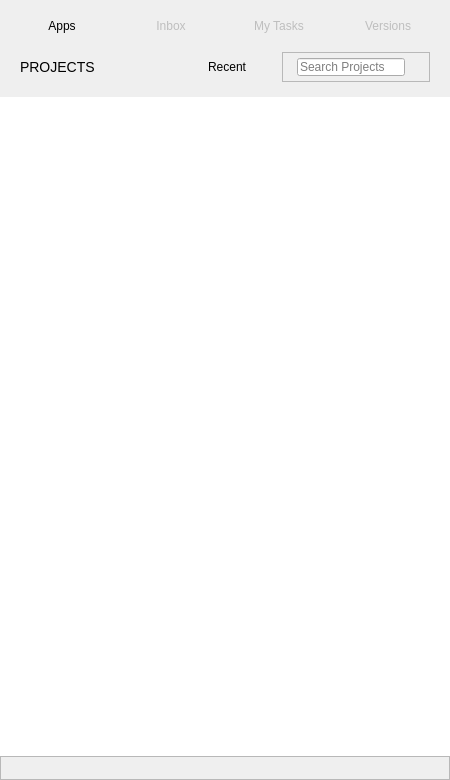
<?xml version="1.0" encoding="UTF-8"?>
<ui version="4.0">
 <class>DesktopWindow</class>
 <widget class="QMainWindow" name="DesktopWindow">
  <property name="geometry">
   <rect>
    <x>0</x>
    <y>0</y>
    <width>450</width>
    <height>780</height>
   </rect>
  </property>
  <property name="minimumSize">
   <size>
    <width>450</width>
    <height>780</height>
   </size>
  </property>
  <property name="maximumSize">
   <size>
    <width>450</width>
    <height>780</height>
   </size>
  </property>
  <property name="windowTitle">
   <string>System Tray</string>
  </property>
  <property name="windowIcon">
   <iconset resource="resources.qrc">
    <normaloff>:/res/default_systray_icon.png</normaloff>:/res/default_systray_icon.png</iconset>
  </property>
  <property name="styleSheet">
   <string notr="true"/>
  </property>
  <property name="dockNestingEnabled">
   <bool>false</bool>
  </property>
  <widget class="QWidget" name="center">
   <property name="sizePolicy">
    <sizepolicy hsizetype="Preferred" vsizetype="Preferred">
     <horstretch>0</horstretch>
     <verstretch>0</verstretch>
    </sizepolicy>
   </property>
   <layout class="QVBoxLayout" name="border_layout">
    <property name="spacing">
     <number>0</number>
    </property>
    <property name="leftMargin">
     <number>0</number>
    </property>
    <property name="topMargin">
     <number>15</number>
    </property>
    <property name="rightMargin">
     <number>0</number>
    </property>
    <property name="bottomMargin">
     <number>0</number>
    </property>
    <item>
     <widget class="QFrame" name="header">
      <property name="frameShape">
       <enum>QFrame::NoFrame</enum>
      </property>
      <property name="frameShadow">
       <enum>QFrame::Raised</enum>
      </property>
      <layout class="QHBoxLayout" name="horizontalLayout_2" stretch="0,0,0,0,0,0,0,0,0">
       <property name="spacing">
        <number>-1</number>
       </property>
       <property name="margin">
        <number>0</number>
       </property>
       <item>
        <spacer name="header_spacer_4">
         <property name="orientation">
          <enum>Qt::Horizontal</enum>
         </property>
         <property name="sizeHint" stdset="0">
          <size>
           <width>40</width>
           <height>20</height>
          </size>
         </property>
        </spacer>
       </item>
       <item>
        <widget class="QPushButton" name="apps_button">
         <property name="sizePolicy">
          <sizepolicy hsizetype="Minimum" vsizetype="Fixed">
           <horstretch>0</horstretch>
           <verstretch>0</verstretch>
          </sizepolicy>
         </property>
         <property name="minimumSize">
          <size>
           <width>0</width>
           <height>0</height>
          </size>
         </property>
         <property name="mouseTracking">
          <bool>true</bool>
         </property>
         <property name="text">
          <string>Apps</string>
         </property>
         <property name="flat">
          <bool>true</bool>
         </property>
        </widget>
       </item>
       <item>
        <spacer name="header_spacer_1">
         <property name="orientation">
          <enum>Qt::Horizontal</enum>
         </property>
         <property name="sizeHint" stdset="0">
          <size>
           <width>40</width>
           <height>20</height>
          </size>
         </property>
        </spacer>
       </item>
       <item>
        <widget class="QPushButton" name="inbox_button">
         <property name="enabled">
          <bool>false</bool>
         </property>
         <property name="sizePolicy">
          <sizepolicy hsizetype="Minimum" vsizetype="Fixed">
           <horstretch>0</horstretch>
           <verstretch>0</verstretch>
          </sizepolicy>
         </property>
         <property name="minimumSize">
          <size>
           <width>0</width>
           <height>0</height>
          </size>
         </property>
         <property name="mouseTracking">
          <bool>true</bool>
         </property>
         <property name="text">
          <string>Inbox</string>
         </property>
         <property name="flat">
          <bool>true</bool>
         </property>
        </widget>
       </item>
       <item>
        <spacer name="header_spacer_2">
         <property name="orientation">
          <enum>Qt::Horizontal</enum>
         </property>
         <property name="sizeHint" stdset="0">
          <size>
           <width>40</width>
           <height>20</height>
          </size>
         </property>
        </spacer>
       </item>
       <item>
        <widget class="QPushButton" name="my_tasks_button">
         <property name="enabled">
          <bool>false</bool>
         </property>
         <property name="sizePolicy">
          <sizepolicy hsizetype="Minimum" vsizetype="Fixed">
           <horstretch>0</horstretch>
           <verstretch>0</verstretch>
          </sizepolicy>
         </property>
         <property name="minimumSize">
          <size>
           <width>0</width>
           <height>0</height>
          </size>
         </property>
         <property name="mouseTracking">
          <bool>true</bool>
         </property>
         <property name="text">
          <string>My Tasks</string>
         </property>
         <property name="flat">
          <bool>true</bool>
         </property>
        </widget>
       </item>
       <item>
        <spacer name="header_spacer_3">
         <property name="orientation">
          <enum>Qt::Horizontal</enum>
         </property>
         <property name="sizeHint" stdset="0">
          <size>
           <width>40</width>
           <height>20</height>
          </size>
         </property>
        </spacer>
       </item>
       <item>
        <widget class="QPushButton" name="versions_button">
         <property name="enabled">
          <bool>false</bool>
         </property>
         <property name="sizePolicy">
          <sizepolicy hsizetype="Minimum" vsizetype="Fixed">
           <horstretch>0</horstretch>
           <verstretch>0</verstretch>
          </sizepolicy>
         </property>
         <property name="minimumSize">
          <size>
           <width>0</width>
           <height>0</height>
          </size>
         </property>
         <property name="mouseTracking">
          <bool>true</bool>
         </property>
         <property name="text">
          <string>Versions</string>
         </property>
         <property name="flat">
          <bool>true</bool>
         </property>
        </widget>
       </item>
       <item>
        <spacer name="header_spacer_5">
         <property name="orientation">
          <enum>Qt::Horizontal</enum>
         </property>
         <property name="sizeHint" stdset="0">
          <size>
           <width>40</width>
           <height>20</height>
          </size>
         </property>
        </spacer>
       </item>
      </layout>
     </widget>
    </item>
    <item>
     <widget class="QStackedWidget" name="stack">
      <property name="currentIndex">
       <number>0</number>
      </property>
      <widget class="QWidget" name="project_browser_page">
       <layout class="QVBoxLayout" name="verticalLayout">
        <property name="spacing">
         <number>0</number>
        </property>
        <property name="margin">
         <number>0</number>
        </property>
        <item>
         <widget class="QFrame" name="subheader">
          <property name="sizePolicy">
           <sizepolicy hsizetype="Preferred" vsizetype="Minimum">
            <horstretch>0</horstretch>
            <verstretch>0</verstretch>
           </sizepolicy>
          </property>
          <property name="maximumSize">
           <size>
            <width>16777215</width>
            <height>60</height>
           </size>
          </property>
          <property name="styleSheet">
           <string notr="true"/>
          </property>
          <property name="frameShape">
           <enum>QFrame::NoFrame</enum>
          </property>
          <property name="frameShadow">
           <enum>QFrame::Plain</enum>
          </property>
          <property name="lineWidth">
           <number>1</number>
          </property>
          <property name="midLineWidth">
           <number>0</number>
          </property>
          <layout class="QHBoxLayout" name="horizontalLayout">
           <property name="spacing">
            <number>15</number>
           </property>
           <property name="leftMargin">
            <number>20</number>
           </property>
           <property name="topMargin">
            <number>15</number>
           </property>
           <property name="rightMargin">
            <number>20</number>
           </property>
           <property name="bottomMargin">
            <number>15</number>
           </property>
           <item>
            <widget class="QLabel" name="subheader_label">
             <property name="font">
              <font/>
             </property>
             <property name="mouseTracking">
              <bool>true</bool>
             </property>
             <property name="text">
              <string>&lt;big&gt;PROJECTS&lt;/big&gt;</string>
             </property>
             <property name="textInteractionFlags">
              <set>Qt::NoTextInteraction</set>
             </property>
            </widget>
           </item>
           <item>
            <spacer name="spacer">
             <property name="orientation">
              <enum>Qt::Horizontal</enum>
             </property>
             <property name="sizeHint" stdset="0">
              <size>
               <width>40</width>
               <height>20</height>
              </size>
             </property>
            </spacer>
           </item>
           <item>
            <widget class="QPushButton" name="project_button">
             <property name="text">
              <string>Recent</string>
             </property>
             <property name="flat">
              <bool>true</bool>
             </property>
            </widget>
           </item>
           <item>
            <widget class="QFrame" name="search_frame">
             <property name="frameShape">
              <enum>QFrame::StyledPanel</enum>
             </property>
             <property name="frameShadow">
              <enum>QFrame::Raised</enum>
             </property>
             <property name="collapsed" stdset="0">
              <bool>false</bool>
             </property>
             <layout class="QHBoxLayout" name="horizontalLayout_6">
              <property name="spacing">
               <number>2</number>
              </property>
              <property name="margin">
               <number>5</number>
              </property>
              <item>
               <widget class="QLabel" name="search_magnifier">
                <property name="sizePolicy">
                 <sizepolicy hsizetype="Fixed" vsizetype="Fixed">
                  <horstretch>0</horstretch>
                  <verstretch>0</verstretch>
                 </sizepolicy>
                </property>
                <property name="maximumSize">
                 <size>
                  <width>17</width>
                  <height>17</height>
                 </size>
                </property>
                <property name="text">
                 <string/>
                </property>
                <property name="pixmap">
                 <pixmap resource="resources.qrc">:/res/search.png</pixmap>
                </property>
                <property name="scaledContents">
                 <bool>true</bool>
                </property>
               </widget>
              </item>
              <item>
               <widget class="QLineEdit" name="search_text">
                <property name="placeholderText">
                 <string>Search Projects</string>
                </property>
               </widget>
              </item>
              <item>
               <widget class="QPushButton" name="search_button">
                <property name="maximumSize">
                 <size>
                  <width>17</width>
                  <height>17</height>
                 </size>
                </property>
                <property name="text">
                 <string/>
                </property>
                <property name="icon">
                 <iconset resource="resources.qrc">
                  <normaloff>:/res/x.png</normaloff>:/res/x.png</iconset>
                </property>
                <property name="iconSize">
                 <size>
                  <width>17</width>
                  <height>17</height>
                 </size>
                </property>
                <property name="flat">
                 <bool>true</bool>
                </property>
               </widget>
              </item>
             </layout>
            </widget>
           </item>
          </layout>
         </widget>
        </item>
        <item>
         <widget class="QListView" name="projects">
          <property name="sizePolicy">
           <sizepolicy hsizetype="Expanding" vsizetype="MinimumExpanding">
            <horstretch>0</horstretch>
            <verstretch>0</verstretch>
           </sizepolicy>
          </property>
          <property name="mouseTracking">
           <bool>true</bool>
          </property>
          <property name="frameShape">
           <enum>QFrame::NoFrame</enum>
          </property>
          <property name="frameShadow">
           <enum>QFrame::Plain</enum>
          </property>
          <property name="lineWidth">
           <number>0</number>
          </property>
          <property name="editTriggers">
           <set>QAbstractItemView::NoEditTriggers</set>
          </property>
          <property name="showDropIndicator" stdset="0">
           <bool>false</bool>
          </property>
          <property name="selectionMode">
           <enum>QAbstractItemView::SingleSelection</enum>
          </property>
          <property name="movement">
           <enum>QListView::Static</enum>
          </property>
          <property name="flow">
           <enum>QListView::LeftToRight</enum>
          </property>
          <property name="isWrapping" stdset="0">
           <bool>true</bool>
          </property>
          <property name="resizeMode">
           <enum>QListView::Fixed</enum>
          </property>
          <property name="layoutMode">
           <enum>QListView::Batched</enum>
          </property>
          <property name="spacing">
           <number>16</number>
          </property>
          <property name="viewMode">
           <enum>QListView::IconMode</enum>
          </property>
          <property name="uniformItemSizes">
           <bool>true</bool>
          </property>
          <property name="selectionRectVisible">
           <bool>false</bool>
          </property>
         </widget>
        </item>
       </layout>
      </widget>
      <widget class="QWidget" name="project_page">
       <layout class="QVBoxLayout" name="verticalLayout_2" stretch="0,0,0">
        <property name="spacing">
         <number>0</number>
        </property>
        <property name="margin">
         <number>0</number>
        </property>
        <item>
         <widget class="QFrame" name="recents_shelf">
          <property name="sizePolicy">
           <sizepolicy hsizetype="Preferred" vsizetype="Fixed">
            <horstretch>0</horstretch>
            <verstretch>0</verstretch>
           </sizepolicy>
          </property>
          <property name="maximumSize">
           <size>
            <width>16777215</width>
            <height>120</height>
           </size>
          </property>
          <property name="frameShape">
           <enum>QFrame::NoFrame</enum>
          </property>
          <property name="frameShadow">
           <enum>QFrame::Plain</enum>
          </property>
          <property name="lineWidth">
           <number>0</number>
          </property>
          <layout class="QHBoxLayout" name="horizontalLayout_5" stretch="0,0">
           <property name="spacing">
            <number>5</number>
           </property>
           <property name="leftMargin">
            <number>20</number>
           </property>
           <property name="topMargin">
            <number>20</number>
           </property>
           <property name="rightMargin">
            <number>5</number>
           </property>
           <property name="bottomMargin">
            <number>5</number>
           </property>
           <item>
            <widget class="QListView" name="recent_projects">
             <property name="sizePolicy">
              <sizepolicy hsizetype="MinimumExpanding" vsizetype="MinimumExpanding">
               <horstretch>0</horstretch>
               <verstretch>0</verstretch>
              </sizepolicy>
             </property>
             <property name="frameShape">
              <enum>QFrame::NoFrame</enum>
             </property>
             <property name="frameShadow">
              <enum>QFrame::Plain</enum>
             </property>
             <property name="lineWidth">
              <number>0</number>
             </property>
             <property name="verticalScrollBarPolicy">
              <enum>Qt::ScrollBarAlwaysOff</enum>
             </property>
             <property name="editTriggers">
              <set>QAbstractItemView::NoEditTriggers</set>
             </property>
             <property name="showDropIndicator" stdset="0">
              <bool>false</bool>
             </property>
             <property name="dragDropMode">
              <enum>QAbstractItemView::DragDrop</enum>
             </property>
             <property name="isWrapping" stdset="0">
              <bool>false</bool>
             </property>
             <property name="resizeMode">
              <enum>QListView::Fixed</enum>
             </property>
             <property name="layoutMode">
              <enum>QListView::SinglePass</enum>
             </property>
             <property name="spacing">
              <number>10</number>
             </property>
             <property name="gridSize">
              <size>
               <width>100</width>
               <height>140</height>
              </size>
             </property>
             <property name="viewMode">
              <enum>QListView::IconMode</enum>
             </property>
             <property name="uniformItemSizes">
              <bool>true</bool>
             </property>
             <property name="wordWrap">
              <bool>true</bool>
             </property>
            </widget>
           </item>
           <item>
            <widget class="QPushButton" name="all_projects_button">
             <property name="text">
              <string/>
             </property>
             <property name="icon">
              <iconset resource="resources.qrc">
               <normaloff>:/res/ellipses.png</normaloff>:/res/ellipses.png</iconset>
             </property>
             <property name="iconSize">
              <size>
               <width>60</width>
               <height>60</height>
              </size>
             </property>
             <property name="flat">
              <bool>true</bool>
             </property>
            </widget>
           </item>
          </layout>
         </widget>
        </item>
        <item>
         <widget class="QFrame" name="project_subheader">
          <property name="sizePolicy">
           <sizepolicy hsizetype="Preferred" vsizetype="Preferred">
            <horstretch>0</horstretch>
            <verstretch>0</verstretch>
           </sizepolicy>
          </property>
          <property name="maximumSize">
           <size>
            <width>16777215</width>
            <height>60</height>
           </size>
          </property>
          <property name="styleSheet">
           <string notr="true"/>
          </property>
          <property name="frameShape">
           <enum>QFrame::NoFrame</enum>
          </property>
          <property name="frameShadow">
           <enum>QFrame::Plain</enum>
          </property>
          <property name="lineWidth">
           <number>1</number>
          </property>
          <property name="midLineWidth">
           <number>0</number>
          </property>
          <layout class="QHBoxLayout" name="horizontalLayout_4">
           <property name="spacing">
            <number>0</number>
           </property>
           <property name="leftMargin">
            <number>20</number>
           </property>
           <property name="topMargin">
            <number>0</number>
           </property>
           <property name="rightMargin">
            <number>20</number>
           </property>
           <property name="bottomMargin">
            <number>0</number>
           </property>
           <item>
            <widget class="QPushButton" name="project_arrow">
             <property name="maximumSize">
              <size>
               <width>30</width>
               <height>62</height>
              </size>
             </property>
             <property name="text">
              <string/>
             </property>
             <property name="icon">
              <iconset resource="resources.qrc">
               <normaloff>:/res/down_carat.png</normaloff>:/res/down_carat.png</iconset>
             </property>
             <property name="iconSize">
              <size>
               <width>20</width>
               <height>20</height>
              </size>
             </property>
             <property name="flat">
              <bool>true</bool>
             </property>
            </widget>
           </item>
           <item>
            <widget class="QPushButton" name="project_icon">
             <property name="maximumSize">
              <size>
               <width>42</width>
               <height>62</height>
              </size>
             </property>
             <property name="text">
              <string/>
             </property>
             <property name="icon">
              <iconset resource="resources.qrc">
               <normaloff>:/res/missing_thumbnail_project.png</normaloff>:/res/missing_thumbnail_project.png</iconset>
             </property>
             <property name="iconSize">
              <size>
               <width>32</width>
               <height>32</height>
              </size>
             </property>
             <property name="flat">
              <bool>true</bool>
             </property>
            </widget>
           </item>
           <item>
            <widget class="QPushButton" name="project_name">
             <property name="sizePolicy">
              <sizepolicy hsizetype="Expanding" vsizetype="Expanding">
               <horstretch>0</horstretch>
               <verstretch>0</verstretch>
              </sizepolicy>
             </property>
             <property name="text">
              <string>Project</string>
             </property>
             <property name="flat">
              <bool>true</bool>
             </property>
            </widget>
           </item>
           <item>
            <widget class="QPushButton" name="project_menu">
             <property name="sizePolicy">
              <sizepolicy hsizetype="Fixed" vsizetype="Fixed">
               <horstretch>0</horstretch>
               <verstretch>0</verstretch>
              </sizepolicy>
             </property>
             <property name="maximumSize">
              <size>
               <width>35</width>
               <height>35</height>
              </size>
             </property>
             <property name="text">
              <string/>
             </property>
             <property name="flat">
              <bool>true</bool>
             </property>
            </widget>
           </item>
          </layout>
         </widget>
        </item>
        <item>
         <widget class="ProjectCommandsWidget" name="project_commands" native="true">
          <property name="sizePolicy">
           <sizepolicy hsizetype="Preferred" vsizetype="MinimumExpanding">
            <horstretch>0</horstretch>
            <verstretch>0</verstretch>
           </sizepolicy>
          </property>
          <property name="styleSheet">
           <string notr="true"/>
          </property>
         </widget>
        </item>
       </layout>
      </widget>
     </widget>
    </item>
    <item>
     <widget class="QFrame" name="footer">
      <property name="frameShape">
       <enum>QFrame::StyledPanel</enum>
      </property>
      <property name="frameShadow">
       <enum>QFrame::Raised</enum>
      </property>
      <layout class="QHBoxLayout" name="horizontalLayout_3">
       <property name="spacing">
        <number>0</number>
       </property>
       <property name="leftMargin">
        <number>5</number>
       </property>
       <property name="topMargin">
        <number>0</number>
       </property>
       <property name="rightMargin">
        <number>5</number>
       </property>
       <property name="bottomMargin">
        <number>0</number>
       </property>
       <item>
        <widget class="QPushButton" name="shotgun_button">
         <property name="maximumSize">
          <size>
           <width>122</width>
           <height>16</height>
          </size>
         </property>
         <property name="text">
          <string/>
         </property>
         <property name="icon">
          <iconset resource="resources.qrc">
           <normaloff>:/res/shotgun_logo_light_medium.png</normaloff>:/res/shotgun_logo_light_medium.png</iconset>
         </property>
         <property name="iconSize">
          <size>
           <width>122</width>
           <height>16</height>
          </size>
         </property>
         <property name="flat">
          <bool>true</bool>
         </property>
        </widget>
       </item>
       <item>
        <widget class="QPushButton" name="shotgun_arrow">
         <property name="sizePolicy">
          <sizepolicy hsizetype="Minimum" vsizetype="Minimum">
           <horstretch>0</horstretch>
           <verstretch>0</verstretch>
          </sizepolicy>
         </property>
         <property name="maximumSize">
          <size>
           <width>20</width>
           <height>20</height>
          </size>
         </property>
         <property name="text">
          <string/>
         </property>
         <property name="icon">
          <iconset resource="resources.qrc">
           <normaloff>:/res/up_right_arrow.png</normaloff>:/res/up_right_arrow.png</iconset>
         </property>
         <property name="flat">
          <bool>true</bool>
         </property>
        </widget>
       </item>
       <item>
        <spacer name="footer_spacer">
         <property name="orientation">
          <enum>Qt::Horizontal</enum>
         </property>
         <property name="sizeHint" stdset="0">
          <size>
           <width>173</width>
           <height>20</height>
          </size>
         </property>
        </spacer>
       </item>
       <item>
        <widget class="QPushButton" name="user_button">
         <property name="text">
          <string/>
         </property>
         <property name="icon">
          <iconset resource="resources.qrc">
           <normaloff>:/res/default_user_thumb.png</normaloff>:/res/default_user_thumb.png</iconset>
         </property>
         <property name="iconSize">
          <size>
           <width>30</width>
           <height>30</height>
          </size>
         </property>
         <property name="flat">
          <bool>true</bool>
         </property>
        </widget>
       </item>
      </layout>
     </widget>
    </item>
   </layout>
  </widget>
  <action name="actionQuit">
   <property name="text">
    <string>Quit</string>
   </property>
   <property name="toolTip">
    <string>Quit</string>
   </property>
   <property name="shortcut">
    <string>Meta+Q</string>
   </property>
  </action>
  <action name="actionPin_to_Menu">
   <property name="text">
    <string>Pin to Menu</string>
   </property>
  </action>
  <action name="actionSign_Out">
   <property name="text">
    <string>Sign Out</string>
   </property>
  </action>
  <action name="actionKeep_on_Top">
   <property name="checkable">
    <bool>true</bool>
   </property>
   <property name="text">
    <string>Keep on Top</string>
   </property>
  </action>
  <action name="actionAll_Projects">
   <property name="checkable">
    <bool>true</bool>
   </property>
   <property name="text">
    <string>All Projects</string>
   </property>
  </action>
  <action name="actionFavorite_Projects">
   <property name="checkable">
    <bool>true</bool>
   </property>
   <property name="text">
    <string>Favorite Projects</string>
   </property>
  </action>
  <action name="actionRecent_Projects">
   <property name="checkable">
    <bool>true</bool>
   </property>
   <property name="text">
    <string>Recent Projects</string>
   </property>
  </action>
  <action name="actionProject_Filesystem_Folder">
   <property name="text">
    <string>Project Filesystem Folder</string>
   </property>
  </action>
 </widget>
 <customwidgets>
  <customwidget>
   <class>ProjectCommandsWidget</class>
   <extends>QWidget</extends>
   <header>..project_commands_widget.h</header>
   <container>1</container>
  </customwidget>
 </customwidgets>
 <resources>
  <include location="resources.qrc"/>
 </resources>
 <connections/>
</ui>
